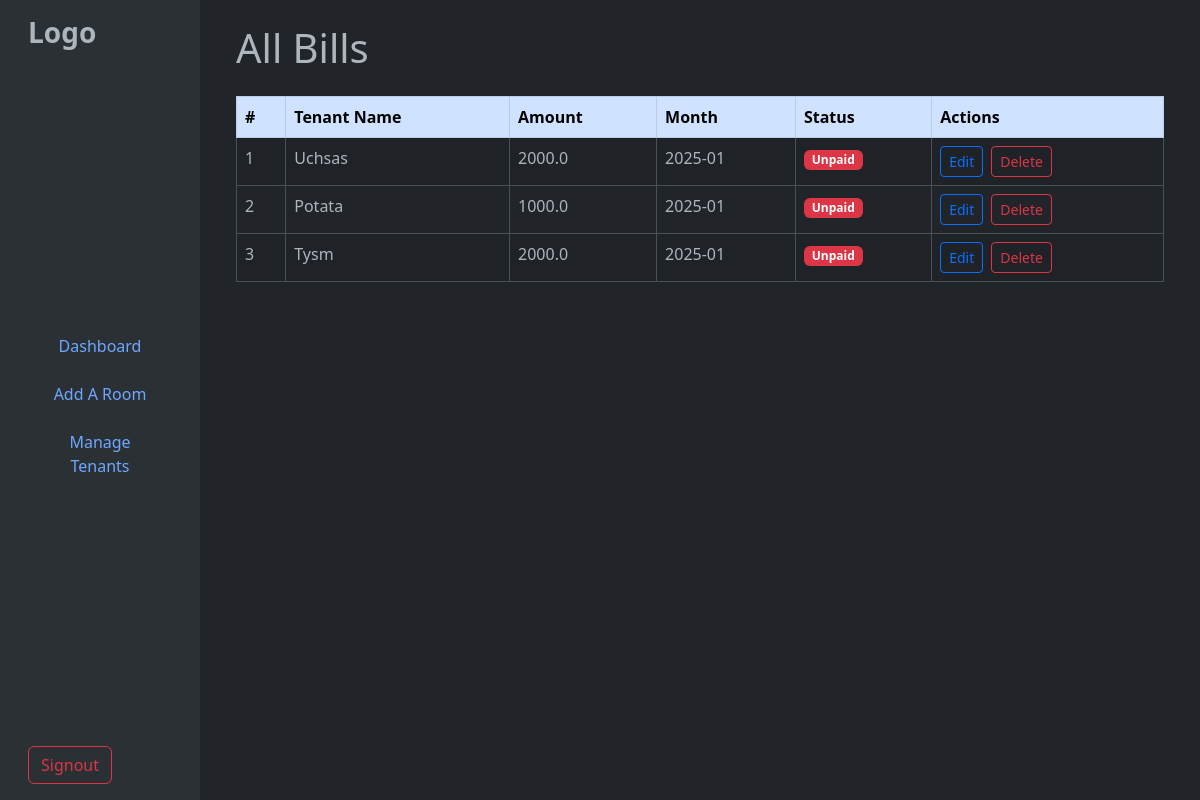
Screenshot of /seebills/internet with the database file from the repository.
### tables this page shows
CREATE TABLE "Payments" (
	"paymentID"	INTEGER,
	"tenantID"	INTEGER NOT NULL,
	"payment"	INT,
	"status"	TEXT NOT NULL,
	"transactionID"	TEXT NOT NULL, `month` TEXT, `amount` TEXT, `type` TEXT,
	PRIMARY KEY("paymentID" AUTOINCREMENT),
	FOREIGN KEY("payment") REFERENCES "Bills"("billID"),
	FOREIGN KEY("tenantID") REFERENCES "Tenants"("tenantID")
);

CREATE TABLE "Tenants" (
	"tenantID"	INTEGER,
	"userID"	INTEGER NOT NULL,
	"name"	TEXT,
	"roomID"	INTEGER,
	"phone"	TEXT,
	PRIMARY KEY("tenantID" AUTOINCREMENT),
	FOREIGN KEY("roomID") REFERENCES "Rooms"("roomID"),
	FOREIGN KEY("userID") REFERENCES "Users"("userID")
);

### app.py (the view)
@app.route('/seebills/<string:billtype>')
def seebills(billtype):
    data = getUnpaidBills(billtype)
    return render_template('seeUnpaidBills.html', bills=data, getTenantName=getTenantName)

### database/admin.py (called while the page is built)
def dbConnect():
    return sqlite3.connect('database/main.db')

def pullFromDB(query):
    connection = dbConnect()
    cursor = connection.cursor()
    cursor.execute(query)
    result = cursor.fetchall()
    connection.close()
    return result

def getUnpaidBills(type):
    result = pullFromDB(f"SELECT * FROM Payments WHERE (status='unpaid' OR status='unverified') AND type='{type}'")
    return result

### database/user.py (called while the page is built)
def getTenantName(tenantID):
    result = pullFromDB(f"SELECT name FROM Tenants WHERE tenantID='{tenantID}'")[0][0]
    return result

### templates/seeUnpaidBills.html (shortened to what this page needs)
{%extends "adminbase.html"%}
{%block content%}
<main class="col-md-9 ms-sm-auto col-lg-10 px-md-4 bg-dark">
<div class="container py-4">
  <h1 class="mb-4">All Bills</h1>
  <div class="table-responsive">
    <table class="table table-striped table-bordered">
      <thead class="table-primary">
        <tr>
          <th>#</th>
          <th>Tenant Name</th>
          <th>Amount</th>
          <th>Month</th>
          <th>Status</th>
          <th>Actions</th>
        </tr>
      </thead>
      <tbody>
        {% for bill in bills %}
        <tr>
          <td>{{ loop.index }}</td>
          <td>{{ getTenantName(bill[1]) }}</td>
          <td>{{ bill[6] }}</td>
          <td>{{ bill[5] }}</td>
          <td>
            {% if bill[3] == 'unpaid' %}
            <span class="badge bg-danger">Unpaid</span>
            {% elif bill[3] == 'unverified' %}
            <span class="badge bg-warning">unverified</span>
            {% endif %}
          </td>
          <td>
            <div class="d-flex gap-2">
              <a href="/bills/{{ bill.id }}/edit" class="btn btn-sm btn-outline-primary">Edit</a>
              <a href="/bills/{{ bill.id }}/delete" class="btn btn-sm btn-outline-danger">Delete</a>
            </div>
          </td>
        </tr>
        {% else %}
        <tr>
          <td colspan="6" class="text-center">No bills found.</td>
        </tr>
        {% endfor %}
      </tbody>
    </table>
  </div>
</div>
</main>
{% endblock %}

### rows the page displays
Payments: tenantID.name "Uchsas", amount "2000.0", month "2025-01", status "Unpaid"
Payments: tenantID.name "Potata", amount "1000.0", month "2025-01", status "Unpaid"
Payments: tenantID.name "Tysm", amount "2000.0", month "2025-01", status "Unpaid"
